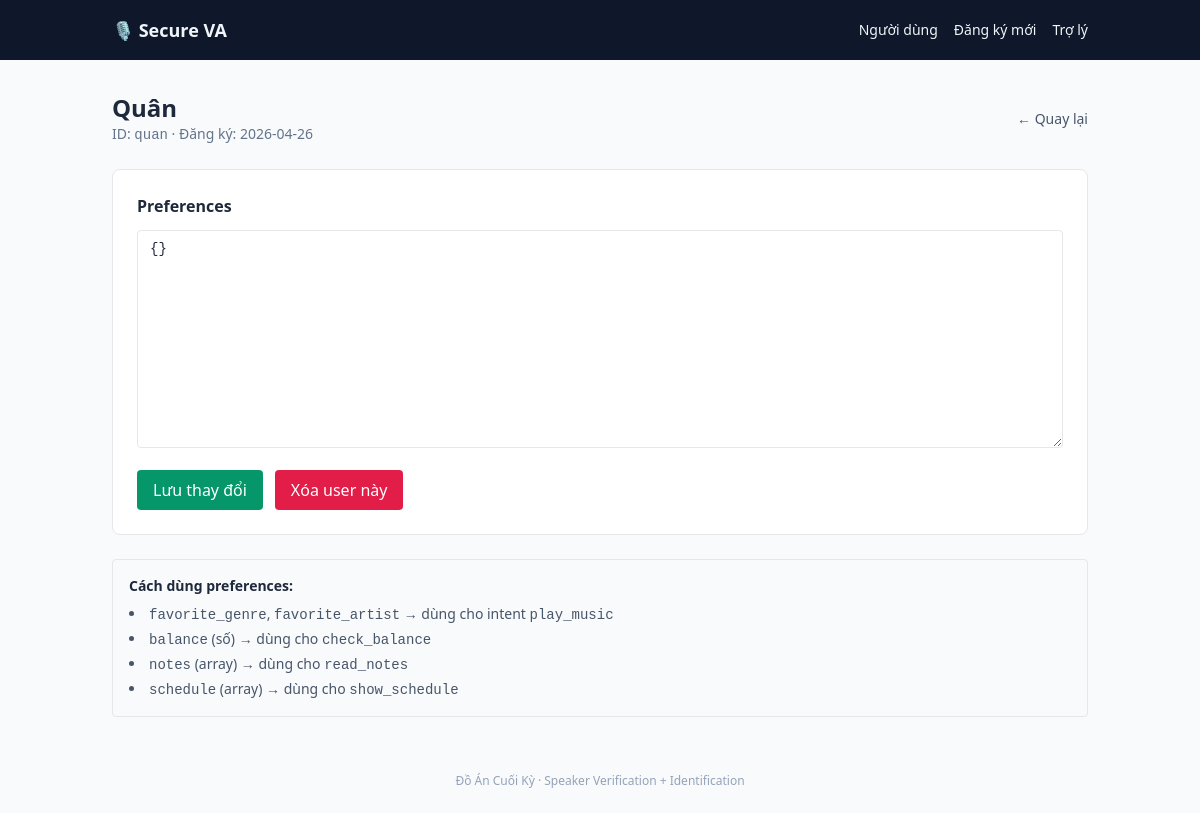
The app's page /users/quan with its own data.
### tables this page shows
CREATE TABLE users (
                    user_id TEXT PRIMARY KEY,
                    name TEXT NOT NULL,
                    created_at TEXT NOT NULL,
                    preferences TEXT DEFAULT '{}'
                );

### web/app.py (the view)
    @app.route("/users/<user_id>")
    def user_detail(user_id):
        user = app.config["db"].get_user(user_id)
        if not user:
            flash(f"Không tìm thấy user '{user_id}'", "error")
            return redirect(url_for("home"))
        return render_template("user_detail.html", user=user)

### core/database.py (called while the page is built)
    def _conn(self):
        return sqlite3.connect(str(self.db_path))

    def get_user(self, user_id: str) -> Optional[dict]:
        with self._conn() as c:
            row = c.execute(
                "SELECT name, created_at, preferences FROM users WHERE user_id=?",
                (user_id,)
            ).fetchone()
        if not row:
            return None
        return {"user_id": user_id, "name": row[0],
                "created_at": row[1], "preferences": json.loads(row[2])}

### web/templates/user_detail.html (shortened to what this page needs)
{% extends "base.html" %}
{% block content %}
<div class="flex items-center justify-between mb-6">
  <div>
    <h1 class="text-2xl font-bold">{{ user.name }}</h1>
    <p class="text-sm text-slate-500">
      ID: <code>{{ user.user_id }}</code> &middot; Đăng ký: {{ user.created_at[:10] }}
    </p>
  </div>
  <a href="{{ url_for('home') }}" class="text-sm text-slate-600 hover:underline">← Quay lại</a>
</div>
<div class="bg-white border rounded-lg p-6">
  <h2 class="font-semibold mb-3">Preferences</h2>
  <textarea id="prefs" rows="10"
            class="w-full border rounded px-3 py-2 font-mono text-sm">{{ user.preferences | tojson(indent=2) }}</textarea>
  <div class="mt-4 flex gap-3">
    <button id="save-btn"
            class="px-4 py-2 bg-emerald-600 text-white rounded hover:bg-emerald-700">
      Lưu thay đổi
    </button>
    <button id="delete-btn"
            class="px-4 py-2 bg-rose-600 text-white rounded hover:bg-rose-700">
      Xóa user này
    </button>
  </div>
</div>
<div class="mt-6 p-4 bg-slate-50 border rounded text-sm">
  <strong>Cách dùng preferences:</strong>
  <ul class="list-disc list-inside mt-2 text-slate-600 space-y-1">
    <li><code>favorite_genre</code>, <code>favorite_artist</code> → dùng cho intent <code>play_music</code></li>
    <li><code>balance</code> (số) → dùng cho <code>check_balance</code></li>
    <li><code>notes</code> (array) → dùng cho <code>read_notes</code></li>
    <li><code>schedule</code> (array) → dùng cho <code>show_schedule</code></li>
  </ul>
</div>
{% endblock %}

### records on screen
users: name "Quân", user_id "quan", created_at "2026-04-26"
